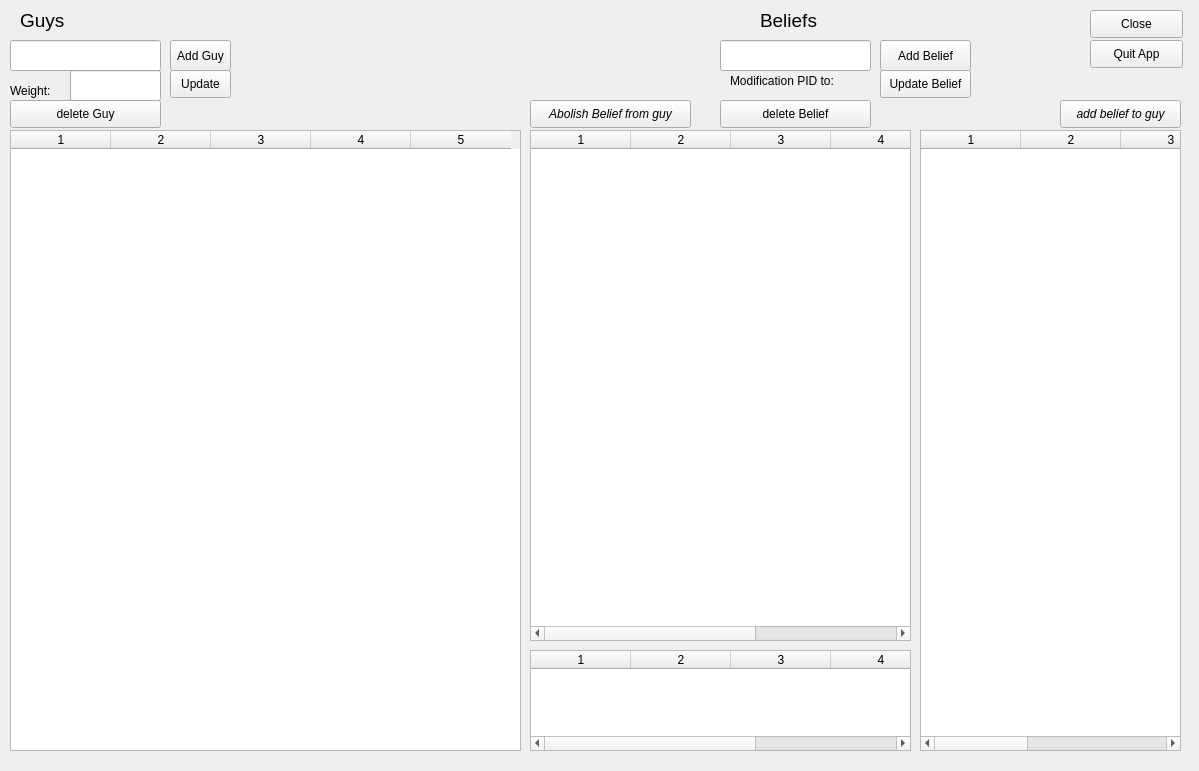
<?xml version="1.0" encoding="UTF-8"?>
<ui version="4.0">
 <class>Form</class>
 <widget class="QWidget" name="Form">
  <property name="geometry">
   <rect>
    <x>0</x>
    <y>0</y>
    <width>1199</width>
    <height>771</height>
   </rect>
  </property>
  <property name="windowkind">
   <string>Form</string>
  </property>
  <widget class="QPushButton" name="guy_gui_insert_button">
   <property name="geometry">
    <rect>
     <x>170</x>
     <y>40</y>
     <width>61</width>
     <height>31</height>
    </rect>
   </property>
   <property name="text">
    <string>Add Guy</string>
   </property>
  </widget>
  <widget class="QPushButton" name="guy_update_button">
   <property name="geometry">
    <rect>
     <x>170</x>
     <y>70</y>
     <width>61</width>
     <height>28</height>
    </rect>
   </property>
   <property name="text">
    <string>Update</string>
   </property>
  </widget>
  <widget class="QLabel" name="label_3">
   <property name="geometry">
    <rect>
     <x>10</x>
     <y>80</y>
     <width>61</width>
     <height>21</height>
    </rect>
   </property>
   <property name="text">
    <string>Weight:</string>
   </property>
   <property name="wordWrap">
    <bool>true</bool>
   </property>
  </widget>
  <widget class="QPushButton" name="guy_delete_button">
   <property name="geometry">
    <rect>
     <x>10</x>
     <y>100</y>
     <width>151</width>
     <height>28</height>
    </rect>
   </property>
   <property name="text">
    <string>delete Guy</string>
   </property>
  </widget>
  <widget class="QTableWidget" name="guy_table">
   <property name="geometry">
    <rect>
     <x>10</x>
     <y>130</y>
     <width>511</width>
     <height>621</height>
    </rect>
   </property>
   <column>
    <property name="text">
     <string>1</string>
    </property>
   </column>
   <column>
    <property name="text">
     <string>2</string>
    </property>
   </column>
   <column>
    <property name="text">
     <string>3</string>
    </property>
   </column>
   <column>
    <property name="text">
     <string>4</string>
    </property>
   </column>
   <column>
    <property name="text">
     <string>5</string>
    </property>
   </column>
  </widget>
  <widget class="QPushButton" name="close_button">
   <property name="geometry">
    <rect>
     <x>1090</x>
     <y>10</y>
     <width>93</width>
     <height>28</height>
    </rect>
   </property>
   <property name="text">
    <string>Close</string>
   </property>
  </widget>
  <widget class="QPushButton" name="quit_button">
   <property name="geometry">
    <rect>
     <x>1090</x>
     <y>40</y>
     <width>93</width>
     <height>28</height>
    </rect>
   </property>
   <property name="text">
    <string>Quit App</string>
   </property>
  </widget>
  <widget class="QLineEdit" name="guy_name">
   <property name="geometry">
    <rect>
     <x>10</x>
     <y>40</y>
     <width>151</width>
     <height>31</height>
    </rect>
   </property>
  </widget>
  <widget class="QTableWidget" name="beliefs_in_table">
   <property name="geometry">
    <rect>
     <x>530</x>
     <y>130</y>
     <width>381</width>
     <height>511</height>
    </rect>
   </property>
   <column>
    <property name="text">
     <string>1</string>
    </property>
   </column>
   <column>
    <property name="text">
     <string>2</string>
    </property>
   </column>
   <column>
    <property name="text">
     <string>3</string>
    </property>
   </column>
   <column>
    <property name="text">
     <string>4</string>
    </property>
   </column>
   <column>
    <property name="text">
     <string>5</string>
    </property>
   </column>
  </widget>
  <widget class="QTableWidget" name="beliefs_out_table">
   <property name="geometry">
    <rect>
     <x>920</x>
     <y>130</y>
     <width>261</width>
     <height>621</height>
    </rect>
   </property>
   <column>
    <property name="text">
     <string>1</string>
    </property>
   </column>
   <column>
    <property name="text">
     <string>2</string>
    </property>
   </column>
   <column>
    <property name="text">
     <string>3</string>
    </property>
   </column>
   <column>
    <property name="text">
     <string>4</string>
    </property>
   </column>
   <column>
    <property name="text">
     <string>5</string>
    </property>
   </column>
  </widget>
  <widget class="QLabel" name="label_4">
   <property name="geometry">
    <rect>
     <x>20</x>
     <y>10</y>
     <width>161</width>
     <height>21</height>
    </rect>
   </property>
   <property name="font">
    <font>
     <pointsize>14</pointsize>
    </font>
   </property>
   <property name="text">
    <string>Guys</string>
   </property>
   <property name="wordWrap">
    <bool>true</bool>
   </property>
  </widget>
  <widget class="QLabel" name="label_5">
   <property name="geometry">
    <rect>
     <x>760</x>
     <y>10</y>
     <width>161</width>
     <height>21</height>
    </rect>
   </property>
   <property name="font">
    <font>
     <pointsize>14</pointsize>
    </font>
   </property>
   <property name="text">
    <string>Beliefs</string>
   </property>
   <property name="wordWrap">
    <bool>true</bool>
   </property>
  </widget>
  <widget class="QPushButton" name="belief_update_button">
   <property name="geometry">
    <rect>
     <x>880</x>
     <y>70</y>
     <width>91</width>
     <height>28</height>
    </rect>
   </property>
   <property name="text">
    <string>Update Belief</string>
   </property>
  </widget>
  <widget class="QPushButton" name="belief_delete_button">
   <property name="geometry">
    <rect>
     <x>720</x>
     <y>100</y>
     <width>151</width>
     <height>28</height>
    </rect>
   </property>
   <property name="text">
    <string>delete Belief</string>
   </property>
  </widget>
  <widget class="QLabel" name="label_6">
   <property name="geometry">
    <rect>
     <x>730</x>
     <y>70</y>
     <width>161</width>
     <height>21</height>
    </rect>
   </property>
   <property name="text">
    <string>Modification PID to:</string>
   </property>
   <property name="wordWrap">
    <bool>true</bool>
   </property>
  </widget>
  <widget class="QPushButton" name="belief_insert_button">
   <property name="geometry">
    <rect>
     <x>880</x>
     <y>40</y>
     <width>91</width>
     <height>31</height>
    </rect>
   </property>
   <property name="text">
    <string>Add Belief</string>
   </property>
  </widget>
  <widget class="QLineEdit" name="belief_name">
   <property name="geometry">
    <rect>
     <x>720</x>
     <y>40</y>
     <width>151</width>
     <height>31</height>
    </rect>
   </property>
  </widget>
  <widget class="QPushButton" name="guy_belief_set_button">
   <property name="geometry">
    <rect>
     <x>1060</x>
     <y>100</y>
     <width>121</width>
     <height>28</height>
    </rect>
   </property>
   <property name="font">
    <font>
     <weight>50</weight>
     <italic>true</italic>
     <bold>false</bold>
    </font>
   </property>
   <property name="text">
    <string>add belief to guy</string>
   </property>
  </widget>
  <widget class="QPushButton" name="guy_belief_del_button">
   <property name="geometry">
    <rect>
     <x>530</x>
     <y>100</y>
     <width>161</width>
     <height>28</height>
    </rect>
   </property>
   <property name="font">
    <font>
     <weight>50</weight>
     <italic>true</italic>
     <bold>false</bold>
    </font>
   </property>
   <property name="text">
    <string>Abolish Belief from guy</string>
   </property>
  </widget>
  <widget class="QTableWidget" name="beliefs_stan_table">
   <property name="geometry">
    <rect>
     <x>530</x>
     <y>650</y>
     <width>381</width>
     <height>101</height>
    </rect>
   </property>
   <column>
    <property name="text">
     <string>1</string>
    </property>
   </column>
   <column>
    <property name="text">
     <string>2</string>
    </property>
   </column>
   <column>
    <property name="text">
     <string>3</string>
    </property>
   </column>
   <column>
    <property name="text">
     <string>4</string>
    </property>
   </column>
   <column>
    <property name="text">
     <string>5</string>
    </property>
   </column>
  </widget>
  <widget class="QLineEdit" name="guy_weight">
   <property name="geometry">
    <rect>
     <x>70</x>
     <y>70</y>
     <width>91</width>
     <height>31</height>
    </rect>
   </property>
  </widget>
 </widget>
 <resources/>
 <connections/>
</ui>
